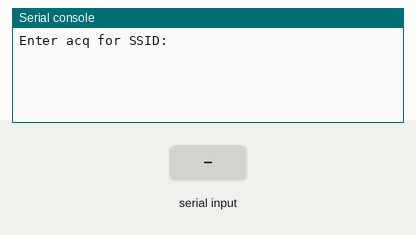
Recording of a program running on a simulated ESP8266 board running MicroPython. Parts: the last lines printed to the serial console. The test bench sets the inputs (shaded band). Files the program writes start out absent.

Above: at 1.2 s.
1.3 s: "y" typed at the serial console, then Enter
At 2.3 s:
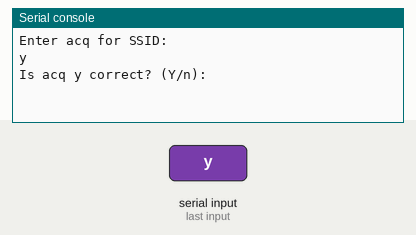
2.8 s: "1" typed at the serial console, then Enter
At 3.4 s:
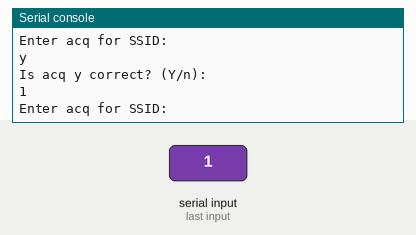
4.3 s: "0" typed at the serial console, then Enter
At 5.5 s:
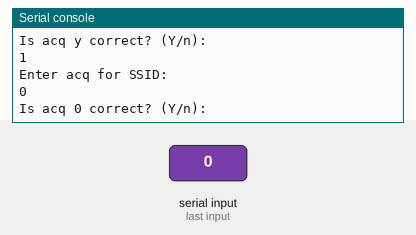
5.8 s: "y" typed at the serial console, then Enter
At 6.9 s:
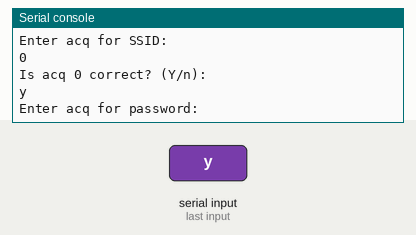

The program:

main.py
```python
########################################################################
# Setup code goes below, this is called once at start of the program.  #
# boot.py already connected the board to local WiFi.                   #
########################################################################
from machine import UART
from time import sleep
import time
import sys
import os

uart = UART(1, 115200)                         # init with given baudrate
uart.init(115200, bits=8, parity=None, stop=1) # init with given parameters

# create an INET, STREAMing socket
while True:
    try:
        # echo serial back onto itself
        avail = UART.any(uart)
        if avail > 0:
            print('reading buffer')
            uart.readinto(read_buff, avail)
            print('buffer read:', read_buff)
            uart.write(read_buff, avail)
            print('serial write done')
            print(read_buff)
            print('buffer printed')
    except Exception as e:
        print('EXCEPTION', e)
        print('Rebooting...')
        time.sleep(10)
        machine.reset()
```

boot.py
```python
import time
import machine
import micropython
import network
import esp
esp.osdebug(None)
import os
import gc
gc.collect()

def acquire(name):
    acq = ''
    f_name = name + '.cfg'
    if f_name in os.listdir(''):
        try:
            f = open(f_name, 'r')
            acq = f.readline()
            f.close()
        except Exception:
            print(name, 'not configured yet')
    reply = 'no'
    while acq == '':
        prompt = 'Enter acq for ' + name + ':'
        acq = input(prompt)
        prompt = 'Is acq ' + acq + ' correct? (Y/n):'
        reply = input(prompt)
        if reply != 'y':
            acq = ''
    f = open(f_name, 'w')
    f.write(acq)
    f.close()
    return acq

# set up the wifi client connection
ssid = acquire('SSID')
password = acquire('password')

last_message = 0
message_interval = 5
counter = 0

station = network.WLAN(network.STA_IF)

station.active(True)
station.connect(ssid, password)

retries = 10
while station.isconnected() == False and retries > 0:
    retries -= 1
    time.sleep(10)
    pass
if retries == 0 or station.isconnected() == False:
    # os.remove('SSID.cfg')
    # os.remove('password.cfg')
    machine.reset()

print('Connection successful')
print(station.ifconfig())
```

Measured:
- after the input at 1.3 s, the serial console: prints a new line at once (image 1)
- after the input at 2.8 s, the serial console: prints a new line at once (image 2)
- after the input at 4.3 s, the serial console: prints a new line at once (image 3)
- after the input at 5.8 s, the serial console: prints a new line at once (image 4)
